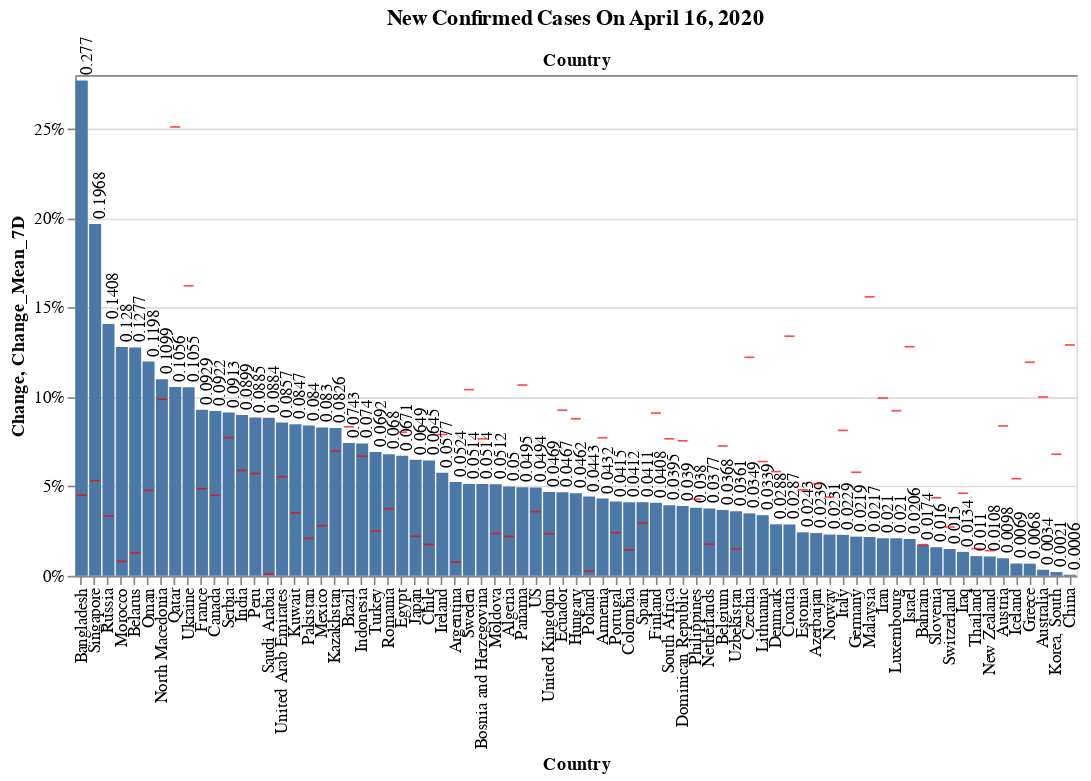

The cell this chart's notebook holds for it:
### Code cell
#hide_input
_data = df_summary_confirmed[df_summary_confirmed['Total'] > 1000].reset_index()

_new_bar = alt.Chart().mark_bar().encode(
    alt.X('Country:N', sort='-y'),
    alt.Y('Change:Q', axis=alt.Axis(format='%')),
    tooltip = list(df_summary_confirmed)
)

_mean_bar = alt.Chart().mark_tick(color='red').encode(
    alt.X('Country:N', axis=alt.Axis(labels=False, ticks=False)),
    alt.Y('Change_Mean_7D:Q',axis=alt.Axis(format='%')),
    tooltip = list(df_summary_confirmed)
)


_new_text = _new_bar.mark_text(
    size=10,
    angle=270,
    align='left',
    baseline='middle', 
    dy=3,
    dx=3  # Nudges text to right so it doesn't appear on top of the bar
).encode(
    text='Change:Q'
)

alt.layer(_new_bar + _new_text, _mean_bar, data=_data).resolve_scale(x='independent').properties(
  title = f'New Confirmed Cases On {s_date_latest}',
  width= 600
)

### Figure 1 — Vega-Lite specification as saved in the notebook (floating-point values rounded to 4 significant figures)
{"config": {"view": {"continuousWidth": 400, "continuousHeight": 300}}, "layer": [{"layer": [{"mark": "bar", "encoding": {"tooltip": [{"type": "quantitative", "field": "Total"}, {"type": "quantitative", "field": "New"}, {"type": "quantitative", "field": "New_Mean_7D"}, {"type": "quantitative", "field": "Change"}, {"type": "quantitative", "field": "Change_Mean_7D"}, {"type": "quantitative", "field": "Trending"}, {"type": "quantitative", "field": "Weight"}], "x": {"type": "nominal", "field": "Country", "sort": "-y"}, "y": {"type": "quantitative", "axis": {"format": "%"}, "field": "Change"}}}, {"mark": {"type": "text", "align": "left", "angle": 270, "baseline": "middle", "dx": 3, "dy": 3, "size": 10}, "encoding": {"text": {"type": "quantitative", "field": "Change"}, "tooltip": [{"type": "quantitative", "field": "Total"}, {"type": "quantitative", "field": "New"}, {"type": "quantitative", "field": "New_Mean_7D"}, {"type": "quantitative", "field": "Change"}, {"type": "quantitative", "field": "Change_Mean_7D"}, {"type": "quantitative", "field": "Trending"}, {"type": "quantitative", "field": "Weight"}], "x": {"type": "nominal", "field": "Country", "sort": "-y"}, "y": {"type": "quantitative", "axis": {"format": "%"}, "field": "Change"}}}]}, {"mark": {"type": "tick", "color": "red"}, "encoding": {"tooltip": [{"type": "quantitative", "field": "Total"}, {"type": "quantitative", "field": "New"}, {"type": "quantitative", "field": "New_Mean_7D"}, {"type": "quantitative", "field": "Change"}, {"type": "quantitative", "field": "Change_Mean_7D"}, {"type": "quantitative", "field": "Trending"}, {"type": "quantitative", "field": "Weight"}], "x": {"type": "nominal", "axis": {"labels": false, "ticks": false}, "field": "Country"}, "y": {"type": "quantitative", "axis": {"format": "%"}, "field": "Change_Mean_7D"}}}], "data": {"name": "data-a08584bc5d81732b0b2f1559bb721243"}, "resolve": {"scale": {"x": "independent"}}, "title": "New Confirmed Cases On April 16, 2020", "width": 600, "$schema": "https://vega.github.io/schema/vega-lite/v4.8.1.json", "datasets": {"data-a08584bc5d81732b0b2f1559bb721243": [{"Country": "US", "Total": 667801, "New": 31450.0, "New_Mean_7D": 29480.0, "Change": 0.0494, "Change_Mean_7D": 0.0543, "Trending": -0.0048, "Weight": 0.3256}, {"Country": "France", "Total": 147091, "New": 12510.0, "New_Mean_7D": 8532.0, "Change": 0.0929, "Change_Mean_7D": 0.0803, "Trending": 0.0126, "Weight": 0.1295}, {"Country": "Spain", "Total": 184948, "New": 7304.0, "New_Mean_7D": 4532.0, "Change": 0.0411, "Change_Mean_7D": 0.0273, "Trending": 0.0138, "Weight": 0.0756}, {"Country": "Turkey", "Total": 74193, "New": 4801.0, "New_Mean_7D": 4559.0, "Change": 0.0692, "Change_Mean_7D": 0.0838, "Trending": -0.0146, "Weight": 0.0497}, {"Country": "United Kingdom", "Total": 104145, "New": 4662.0, "New_Mean_7D": 5468.0, "Change": 0.0469, "Change_Mean_7D": 0.068, "Trending": -0.0211, "Weight": 0.0483}, {"Country": "Italy", "Total": 168941, "New": 3786.0, "New_Mean_7D": 3616.0, "Change": 0.0229, "Change_Mean_7D": 0.0235, "Trending": -0.0006, "Weight": 0.0392}, {"Country": "Russia", "Total": 27938, "New": 3448.0, "New_Mean_7D": 2544.0, "Change": 0.1408, "Change_Mean_7D": 0.156, "Trending": -0.0152, "Weight": 0.0357}, {"Country": "Germany", "Total": 137698, "New": 2945.0, "New_Mean_7D": 2788.0, "Change": 0.0219, "Change_Mean_7D": 0.0221, "Trending": -0.0002, "Weight": 0.0305}, {"Country": "Canada", "Total": 30808, "New": 2600.0, "New_Mean_7D": 1451.0, "Change": 0.0922, "Change_Mean_7D": 0.0589, "Trending": 0.0333, "Weight": 0.0269}, {"Country": "Brazil", "Total": 30425, "New": 2105.0, "New_Mean_7D": 1762.0, "Change": 0.0743, "Change_Mean_7D": 0.0773, "Trending": -0.0029, "Weight": 0.0218}, {"Country": "Iran", "Total": 77995, "New": 1606.0, "New_Mean_7D": 1682.0, "Change": 0.021, "Change_Mean_7D": 0.0237, "Trending": -0.0026, "Weight": 0.0166}, {"Country": "Belgium", "Total": 34809, "New": 1236.0, "New_Mean_7D": 1404.0, "Change": 0.0368, "Change_Mean_7D": 0.0487, "Trending": -0.0119, "Weight": 0.0128}, {"Country": "India", "Total": 13430, "New": 1108.0, "New_Mean_7D": 958.0, "Change": 0.0899, "Change_Mean_7D": 0.1041, "Trending": -0.0141, "Weight": 0.0115}, {"Country": "Netherlands", "Total": 29383, "New": 1067.0, "New_Mean_7D": 1069.0, "Change": 0.0377, "Change_Mean_7D": 0.0429, "Trending": -0.0052, "Weight": 0.011}, {"Country": "Peru", "Total": 12491, "New": 1016.0, "New_Mean_7D": 1034.0, "Change": 0.0885, "Change_Mean_7D": 0.134, "Trending": -0.0454, "Weight": 0.0105}, {"Country": "Portugal", "Total": 18841, "New": 750.0, "New_Mean_7D": 698.0, "Change": 0.0415, "Change_Mean_7D": 0.0441, "Trending": -0.0027, "Weight": 0.0078}, {"Country": "Singapore", "Total": 4427, "New": 728.0, "New_Mean_7D": 360.0, "Change": 0.1968, "Change_Mean_7D": 0.1281, "Trending": 0.0687, "Weight": 0.0075}, {"Country": "Ireland", "Total": 13271, "New": 724.0, "New_Mean_7D": 957.0, "Change": 0.0577, "Change_Mean_7D": 0.1067, "Trending": -0.049, "Weight": 0.0075}, {"Country": "Sweden", "Total": 12540, "New": 613.0, "New_Mean_7D": 486.0, "Change": 0.0514, "Change_Mean_7D": 0.0462, "Trending": 0.0052, "Weight": 0.0063}, {"Country": "Pakistan", "Total": 6919, "New": 536.0, "New_Mean_7D": 347.0, "Change": 0.084, "Change_Mean_7D": 0.0639, "Trending": 0.0201, "Weight": 0.0055}, {"Country": "Chile", "Total": 8807, "New": 534.0, "New_Mean_7D": 405.0, "Change": 0.0645, "Change_Mean_7D": 0.0572, "Trending": 0.0074, "Weight": 0.0055}, {"Country": "Japan", "Total": 8626, "New": 526.0, "New_Mean_7D": 566.0, "Change": 0.0649, "Change_Mean_7D": 0.0926, "Trending": -0.0277, "Weight": 0.0054}, {"Country": "Saudi Arabia", "Total": 6380, "New": 518.0, "New_Mean_7D": 442.0, "Change": 0.0884, "Change_Mean_7D": 0.0994, "Trending": -0.011, "Weight": 0.0054}, {"Country": "Romania", "Total": 7707, "New": 491.0, "New_Mean_7D": 358.0, "Change": 0.068, "Change_Mean_7D": 0.0579, "Trending": 0.0101, "Weight": 0.0051}, {"Country": "Belarus", "Total": 4204, "New": 476.0, "New_Mean_7D": 388.0, "Change": 0.1277, "Change_Mean_7D": 0.1622, "Trending": -0.0345, "Weight": 0.0049}, {"Country": "United Arab Emirates", "Total": 5825, "New": 460.0, "New_Mean_7D": 405.0, "Change": 0.0857, "Change_Mean_7D": 0.1, "Trending": -0.0143, "Weight": 0.0048}, {"Country": "Mexico", "Total": 5847, "New": 448.0, "New_Mean_7D": 381.0, "Change": 0.083, "Change_Mean_7D": 0.091, "Trending": -0.008, "Weight": 0.0046}, {"Country": "Serbia", "Total": 5318, "New": 445.0, "New_Mean_7D": 350.0, "Change": 0.0913, "Change_Mean_7D": 0.0923, "Trending": -0.001, "Weight": 0.0046}, {"Country": "Ukraine", "Total": 4161, "New": 397.0, "New_Mean_7D": 324.0, "Change": 0.1055, "Change_Mean_7D": 0.1194, "Trending": -0.0139, "Weight": 0.0041}, {"Country": "Switzerland", "Total": 26732, "New": 396.0, "New_Mean_7D": 383.0, "Change": 0.015, "Change_Mean_7D": 0.0152, "Trending": -0.0002, "Weight": 0.0041}, {"Country": "Qatar", "Total": 4103, "New": 392.0, "New_Mean_7D": 247.0, "Change": 0.1056, "Change_Mean_7D": 0.0813, "Trending": 0.0243, "Weight": 0.0041}, {"Country": "Indonesia", "Total": 5516, "New": 380.0, "New_Mean_7D": 318.0, "Change": 0.074, "Change_Mean_7D": 0.0766, "Trending": -0.0026, "Weight": 0.0039}, {"Country": "Ecuador", "Total": 8225, "New": 367.0, "New_Mean_7D": 466.0, "Change": 0.0467, "Change_Mean_7D": 0.0833, "Trending": -0.0366, "Weight": 0.0038}, {"Country": "Bangladesh", "Total": 1572, "New": 341.0, "New_Mean_7D": 177.0, "Change": 0.277, "Change_Mean_7D": 0.251, "Trending": 0.026, "Weight": 0.0035}, {"Country": "Poland", "Total": 7918, "New": 336.0, "New_Mean_7D": 335.0, "Change": 0.0443, "Change_Mean_7D": 0.0515, "Trending": -0.0071, "Weight": 0.0035}, {"Country": "Morocco", "Total": 2283, "New": 259.0, "New_Mean_7D": 130.0, "Change": 0.128, "Change_Mean_7D": 0.0755, "Trending": 0.0525, "Weight": 0.0027}, {"Country": "Israel", "Total": 12758, "New": 257.0, "New_Mean_7D": 399.0, "Change": 0.0206, "Change_Mean_7D": 0.0359, "Trending": -0.0153, "Weight": 0.0027}, {"Country": "Czechia", "Total": 6433, "New": 217.0, "New_Mean_7D": 123.0, "Change": 0.0349, "Change_Mean_7D": 0.0209, "Trending": 0.0141, "Weight": 0.0022}, {"Country": "Philippines", "Total": 5660, "New": 207.0, "New_Mean_7D": 226.0, "Change": 0.038, "Change_Mean_7D": 0.0481, "Trending": -0.0101, "Weight": 0.0021}, {"Country": "Denmark", "Total": 7074, "New": 198.0, "New_Mean_7D": 178.0, "Change": 0.0288, "Change_Mean_7D": 0.028, "Trending": 0.0008, "Weight": 0.002}, {"Country": "Panama", "Total": 3751, "New": 177.0, "New_Mean_7D": 175.0, "Change": 0.0495, "Change_Mean_7D": 0.0583, "Trending": -0.0088, "Weight": 0.0018}, {"Country": "Egypt", "Total": 2673, "New": 168.0, "New_Mean_7D": 139.0, "Change": 0.0671, "Change_Mean_7D": 0.0669, "Trending": 0.0002, "Weight": 0.0017}, {"Country": "Norway", "Total": 6896, "New": 156.0, "New_Mean_7D": 98.0, "Change": 0.0231, "Change_Mean_7D": 0.0151, "Trending": 0.0081, "Weight": 0.0016}, {"Country": "Dominican Republic", "Total": 3755, "New": 141.0, "New_Mean_7D": 201.0, "Change": 0.039, "Change_Mean_7D": 0.0697, "Trending": -0.0306, "Weight": 0.0015}, {"Country": "Austria", "Total": 14476, "New": 140.0, "New_Mean_7D": 176.0, "Change": 0.0098, "Change_Mean_7D": 0.0128, "Trending": -0.003, "Weight": 0.0014}, {"Country": "Finland", "Total": 3369, "New": 132.0, "New_Mean_7D": 109.0, "Change": 0.0408, "Change_Mean_7D": 0.0375, "Trending": 0.0033, "Weight": 0.0014}, {"Country": "Colombia", "Total": 3233, "New": 128.0, "New_Mean_7D": 144.0, "Change": 0.0412, "Change_Mean_7D": 0.0554, "Trending": -0.0142, "Weight": 0.0013}, {"Country": "Argentina", "Total": 2571, "New": 128.0, "New_Mean_7D": 111.0, "Change": 0.0524, "Change_Mean_7D": 0.0532, "Trending": -0.0008, "Weight": 0.0013}, {"Country": "Kuwait", "Total": 1524, "New": 119.0, "New_Mean_7D": 88.0, "Change": 0.0847, "Change_Mean_7D": 0.0772, "Trending": 0.0075, "Weight": 0.0012}, {"Country": "Malaysia", "Total": 5182, "New": 110.0, "New_Mean_7D": 136.0, "Change": 0.0217, "Change_Mean_7D": 0.0295, "Trending": -0.0078, "Weight": 0.0011}, {"Country": "Oman", "Total": 1019, "New": 109.0, "New_Mean_7D": 80.0, "Change": 0.1198, "Change_Mean_7D": 0.1222, "Trending": -0.0024, "Weight": 0.0011}, {"Country": "Algeria", "Total": 2268, "New": 108.0, "New_Mean_7D": 86.0, "Change": 0.05, "Change_Mean_7D": 0.0451, "Trending": 0.0049, "Weight": 0.0011}, {"Country": "Kazakhstan", "Total": 1402, "New": 107.0, "New_Mean_7D": 89.0, "Change": 0.0826, "Change_Mean_7D": 0.0878, "Trending": -0.0052, "Weight": 0.0011}, {"Country": "North Macedonia", "Total": 1081, "New": 107.0, "New_Mean_7D": 60.0, "Change": 0.1099, "Change_Mean_7D": 0.0726, "Trending": 0.0373, "Weight": 0.0011}, {"Country": "Moldova", "Total": 2154, "New": 105.0, "New_Mean_7D": 124.0, "Change": 0.0512, "Change_Mean_7D": 0.0766, "Trending": -0.0254, "Weight": 0.0011}, {"Country": "South Africa", "Total": 2605, "New": 99.0, "New_Mean_7D": 96.0, "Change": 0.0395, "Change_Mean_7D": 0.0436, "Trending": -0.0041, "Weight": 0.001}, {"Country": "Hungary", "Total": 1652, "New": 73.0, "New_Mean_7D": 96.0, "Change": 0.0462, "Change_Mean_7D": 0.079, "Trending": -0.0328, "Weight": 0.0008}, {"Country": "Luxembourg", "Total": 3444, "New": 71.0, "New_Mean_7D": 47.0, "Change": 0.021, "Change_Mean_7D": 0.0145, "Trending": 0.0065, "Weight": 0.0007}, {"Country": "Bosnia and Herzegovina", "Total": 1167, "New": 57.0, "New_Mean_7D": 44.0, "Change": 0.0514, "Change_Mean_7D": 0.045, "Trending": 0.0063, "Weight": 0.0006}, {"Country": "Croatia", "Total": 1791, "New": 50.0, "New_Mean_7D": 55.0, "Change": 0.0287, "Change_Mean_7D": 0.0352, "Trending": -0.0064, "Weight": 0.0005}, {"Country": "Armenia", "Total": 1159, "New": 48.0, "New_Mean_7D": 34.0, "Change": 0.0432, "Change_Mean_7D": 0.0334, "Trending": 0.0098, "Weight": 0.0005}, {"Country": "China", "Total": 83403, "New": 47.0, "New_Mean_7D": 74.0, "Change": 0.0006, "Change_Mean_7D": 0.0009, "Trending": -0.0003, "Weight": 0.0005}, {"Country": "Uzbekistan", "Total": 1349, "New": 47.0, "New_Mean_7D": 110.0, "Change": 0.0361, "Change_Mean_7D": 0.1291, "Trending": -0.093, "Weight": 0.0005}, {"Country": "Lithuania", "Total": 1128, "New": 37.0, "New_Mean_7D": 25.0, "Change": 0.0339, "Change_Mean_7D": 0.0241, "Trending": 0.0098, "Weight": 0.0004}, {"Country": "Estonia", "Total": 1434, "New": 34.0, "New_Mean_7D": 32.0, "Change": 0.0243, "Change_Mean_7D": 0.025, "Trending": -0.0007, "Weight": 0.0004}, {"Country": "Azerbaijan", "Total": 1283, "New": 30.0, "New_Mean_7D": 51.0, "Change": 0.0239, "Change_Mean_7D": 0.0478, "Trending": -0.0239, "Weight": 0.0003}, {"Country": "Thailand", "Total": 2672, "New": 29.0, "New_Mean_7D": 36.0, "Change": 0.011, "Change_Mean_7D": 0.0141, "Trending": -0.0031, "Weight": 0.0003}, {"Country": "Bahrain", "Total": 1700, "New": 29.0, "New_Mean_7D": 116.0, "Change": 0.0174, "Change_Mean_7D": 0.0987, "Trending": -0.0814, "Weight": 0.0003}, {"Country": "Korea, South", "Total": 10613, "New": 22.0, "New_Mean_7D": 27.0, "Change": 0.0021, "Change_Mean_7D": 0.0026, "Trending": -0.0005, "Weight": 0.0002}, {"Country": "Australia", "Total": 6462, "New": 22.0, "New_Mean_7D": 51.0, "Change": 0.0034, "Change_Mean_7D": 0.0081, "Trending": -0.0047, "Weight": 0.0002}, {"Country": "Slovenia", "Total": 1268, "New": 20.0, "New_Mean_7D": 21.0, "Change": 0.016, "Change_Mean_7D": 0.0174, "Trending": -0.0014, "Weight": 0.0002}, {"Country": "Iraq", "Total": 1434, "New": 19.0, "New_Mean_7D": 29.0, "Change": 0.0134, "Change_Mean_7D": 0.022, "Trending": -0.0085, "Weight": 0.0002}, {"Country": "Greece", "Total": 2207, "New": 15.0, "New_Mean_7D": 36.0, "Change": 0.0068, "Change_Mean_7D": 0.0175, "Trending": -0.0107, "Weight": 0.0002}, {"Country": "New Zealand", "Total": 1401, "New": 15.0, "New_Mean_7D": 23.0, "Change": 0.0108, "Change_Mean_7D": 0.0177, "Trending": -0.0069, "Weight": 0.0002}, {"Country": "Iceland", "Total": 1739, "New": 12.0, "New_Mean_7D": 13.0, "Change": 0.0069, "Change_Mean_7D": 0.0077, "Trending": -0.0008, "Weight": 0.0001}]}}
